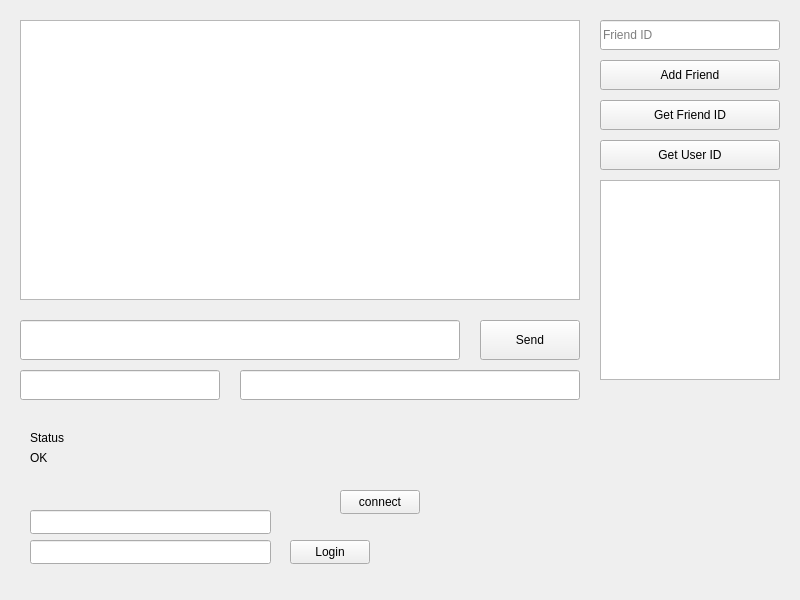
<?xml version="1.0" encoding="UTF-8"?>
<ui version="4.0">
 <class>MainWindow</class>
 <widget class="QMainWindow" name="MainWindow">
  <property name="geometry">
   <rect>
    <x>0</x>
    <y>0</y>
    <width>800</width>
    <height>600</height>
   </rect>
  </property>
  <widget class="QWidget" name="centralwidget">
   <widget class="QTextEdit" name="messagesTextEdit">
    <property name="geometry">
     <rect>
      <x>20</x>
      <y>20</y>
      <width>560</width>
      <height>280</height>
     </rect>
    </property>
   </widget>
   <widget class="QLineEdit" name="messageLineEdit">
    <property name="geometry">
     <rect>
      <x>20</x>
      <y>320</y>
      <width>440</width>
      <height>40</height>
     </rect>
    </property>
   </widget>
   <widget class="QPushButton" name="sendButton">
    <property name="geometry">
     <rect>
      <x>480</x>
      <y>320</y>
      <width>100</width>
      <height>40</height>
     </rect>
    </property>
    <property name="text">
     <string>Send</string>
    </property>
   </widget>
   <widget class="QLineEdit" name="friendIdLineEdit">
    <property name="geometry">
     <rect>
      <x>600</x>
      <y>20</y>
      <width>180</width>
      <height>30</height>
     </rect>
    </property>
    <property name="placeholderText">
     <string>Friend ID</string>
    </property>
   </widget>
   <widget class="QPushButton" name="addFriendButton">
    <property name="geometry">
     <rect>
      <x>600</x>
      <y>60</y>
      <width>180</width>
      <height>30</height>
     </rect>
    </property>
    <property name="text">
     <string>Add Friend</string>
    </property>
   </widget>
   <widget class="QPushButton" name="getFriendIdButton">
    <property name="geometry">
     <rect>
      <x>600</x>
      <y>100</y>
      <width>180</width>
      <height>30</height>
     </rect>
    </property>
    <property name="text">
     <string>Get Friend ID</string>
    </property>
   </widget>
   <widget class="QPushButton" name="getUserIdButton">
    <property name="geometry">
     <rect>
      <x>600</x>
      <y>140</y>
      <width>180</width>
      <height>30</height>
     </rect>
    </property>
    <property name="text">
     <string>Get User ID</string>
    </property>
   </widget>
   <widget class="QListWidget" name="friendsListWidget">
    <property name="geometry">
     <rect>
      <x>600</x>
      <y>180</y>
      <width>180</width>
      <height>200</height>
     </rect>
    </property>
   </widget>
   <widget class="QLineEdit" name="versionLineEdit">
    <property name="geometry">
     <rect>
      <x>20</x>
      <y>370</y>
      <width>200</width>
      <height>30</height>
     </rect>
    </property>
    <property name="readOnly">
     <bool>true</bool>
    </property>
   </widget>
   <widget class="QLineEdit" name="errorLineEdit">
    <property name="geometry">
     <rect>
      <x>240</x>
      <y>370</y>
      <width>340</width>
      <height>30</height>
     </rect>
    </property>
    <property name="readOnly">
     <bool>true</bool>
    </property>
   </widget>
   <widget class="QLabel" name="connectionStatusLabel">
    <property name="geometry">
     <rect>
      <x>30</x>
      <y>430</y>
      <width>301</width>
      <height>16</height>
     </rect>
    </property>
    <property name="text">
     <string>Status</string>
    </property>
   </widget>
   <widget class="QLabel" name="errorStatusLabel">
    <property name="geometry">
     <rect>
      <x>30</x>
      <y>450</y>
      <width>671</width>
      <height>16</height>
     </rect>
    </property>
    <property name="text">
     <string>OK</string>
    </property>
   </widget>
   <widget class="QPushButton" name="connectButton">
    <property name="geometry">
     <rect>
      <x>340</x>
      <y>490</y>
      <width>80</width>
      <height>24</height>
     </rect>
    </property>
    <property name="text">
     <string>connect</string>
    </property>
   </widget>
   <widget class="QLineEdit" name="passwordLineEdit">
    <property name="geometry">
     <rect>
      <x>30</x>
      <y>540</y>
      <width>241</width>
      <height>24</height>
     </rect>
    </property>
   </widget>
   <widget class="QPushButton" name="initializeButton">
    <property name="geometry">
     <rect>
      <x>290</x>
      <y>540</y>
      <width>80</width>
      <height>24</height>
     </rect>
    </property>
    <property name="text">
     <string>Login</string>
    </property>
   </widget>
   <widget class="QLineEdit" name="usernameLineEdit">
    <property name="geometry">
     <rect>
      <x>30</x>
      <y>510</y>
      <width>241</width>
      <height>24</height>
     </rect>
    </property>
   </widget>
  </widget>
 </widget>
 <resources/>
 <connections/>
</ui>
